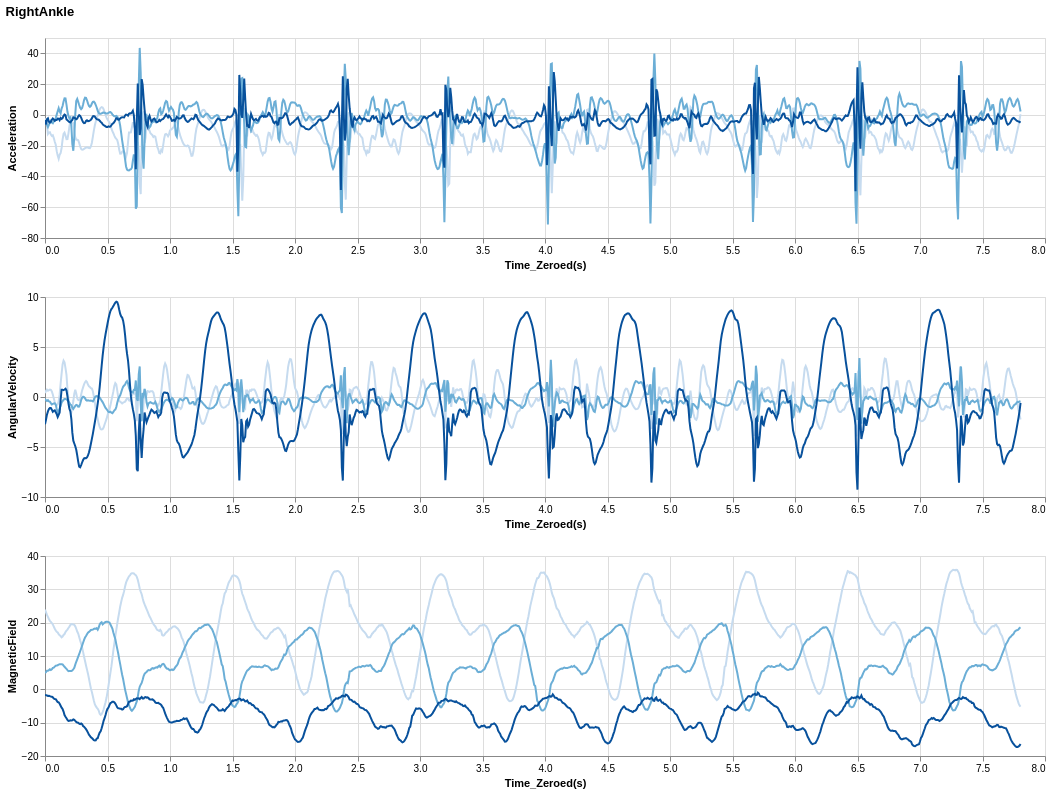

The code cell stored with this chart in its notebook:
### Code cell
# Define signal types and axes.
sensor = ['Acceleration', 'AngularVelocity', 'MagneticField']
dir = ['x','y','z']
plotStack = [0,0,0] # Preallocate plot for each signal

# Generate plots for each sensor type
for iSensor in range(len(sensor)): # loop through the signal types
    # create plots for x,y,z directions
    x_signal = alt.Chart(df_3_data_reduced).mark_line().encode(
        x = 'Time_Zeroed(s)',
        y = alt.Y(location + '_' + sensor[iSensor] + '_x', title = sensor[iSensor]),
        color = alt.value('#c6dbef')
    ).properties(
        width = 1000,
        height = 200
    )
    y_signal = alt.Chart(df_3_data_reduced).mark_line().encode(
        x = 'Time_Zeroed(s)',
        y = alt.Y(location + '_' + sensor[iSensor] + '_y', title = sensor[iSensor]),
        color = alt.value("#6baed6")
    )
    z_signal = alt.Chart(df_3_data_reduced).mark_line().encode(
        x = 'Time_Zeroed(s)',
        y = alt.Y(location + '_' + sensor[iSensor] + '_z', title = sensor[iSensor]),
        color = alt.value("#08519c")
    ).interactive()
    # Combine x,y,z plots
    plotStack[iSensor] = x_signal + y_signal + z_signal

alt.vconcat(plotStack[0], plotStack[1], plotStack[2]).properties(title = [location,""])

### Figure 1 — Vega-Lite specification as saved in the notebook (floating-point values rounded to 4 significant figures; data arrays with more than 128 entries replaced by an {"elided": "..."} marker saying what was removed)
{"config": {"view": {"continuousWidth": 300, "continuousHeight": 300}}, "vconcat": [{"layer": [{"mark": {"type": "line"}, "encoding": {"color": {"value": "#c6dbef"}, "x": {"field": "Time_Zeroed(s)", "type": "quantitative"}, "y": {"field": "RightAnkle_Acceleration_x", "title": "Acceleration", "type": "quantitative"}}}, {"mark": {"type": "line"}, "encoding": {"color": {"value": "#6baed6"}, "x": {"field": "Time_Zeroed(s)", "type": "quantitative"}, "y": {"field": "RightAnkle_Acceleration_y", "title": "Acceleration", "type": "quantitative"}}}, {"mark": {"type": "line"}, "encoding": {"color": {"value": "#08519c"}, "x": {"field": "Time_Zeroed(s)", "type": "quantitative"}, "y": {"field": "RightAnkle_Acceleration_z", "title": "Acceleration", "type": "quantitative"}}, "name": "view_10"}], "height": 200, "width": 1000}, {"layer": [{"mark": {"type": "line"}, "encoding": {"color": {"value": "#c6dbef"}, "x": {"field": "Time_Zeroed(s)", "type": "quantitative"}, "y": {"field": "RightAnkle_AngularVelocity_x", "title": "AngularVelocity", "type": "quantitative"}}}, {"mark": {"type": "line"}, "encoding": {"color": {"value": "#6baed6"}, "x": {"field": "Time_Zeroed(s)", "type": "quantitative"}, "y": {"field": "RightAnkle_AngularVelocity_y", "title": "AngularVelocity", "type": "quantitative"}}}, {"mark": {"type": "line"}, "encoding": {"color": {"value": "#08519c"}, "x": {"field": "Time_Zeroed(s)", "type": "quantitative"}, "y": {"field": "RightAnkle_AngularVelocity_z", "title": "AngularVelocity", "type": "quantitative"}}, "name": "view_11"}], "height": 200, "width": 1000}, {"layer": [{"mark": {"type": "line"}, "encoding": {"color": {"value": "#c6dbef"}, "x": {"field": "Time_Zeroed(s)", "type": "quantitative"}, "y": {"field": "RightAnkle_MagneticField_x", "title": "MagneticField", "type": "quantitative"}}}, {"mark": {"type": "line"}, "encoding": {"color": {"value": "#6baed6"}, "x": {"field": "Time_Zeroed(s)", "type": "quantitative"}, "y": {"field": "RightAnkle_MagneticField_y", "title": "MagneticField", "type": "quantitative"}}}, {"mark": {"type": "line"}, "encoding": {"color": {"value": "#08519c"}, "x": {"field": "Time_Zeroed(s)", "type": "quantitative"}, "y": {"field": "RightAnkle_MagneticField_z", "title": "MagneticField", "type": "quantitative"}}, "name": "view_12"}], "height": 200, "width": 1000}], "data": {"name": "data-644da51d1d4ea2af02b42ecf2b077684"}, "params": [{"name": "param_10", "select": {"type": "interval", "encodings": ["x", "y"]}, "bind": "scales", "views": ["view_10"]}, {"name": "param_11", "select": {"type": "interval", "encodings": ["x", "y"]}, "bind": "scales", "views": ["view_11"]}, {"name": "param_12", "select": {"type": "interval", "encodings": ["x", "y"]}, "bind": "scales", "views": ["view_12"]}], "title": ["RightAnkle", ""], "$schema": "https://vega.github.io/schema/vega-lite/v5.20.1.json", "datasets": {"data-644da51d1d4ea2af02b42ecf2b077684": {"elided": "1000 records"}}}
